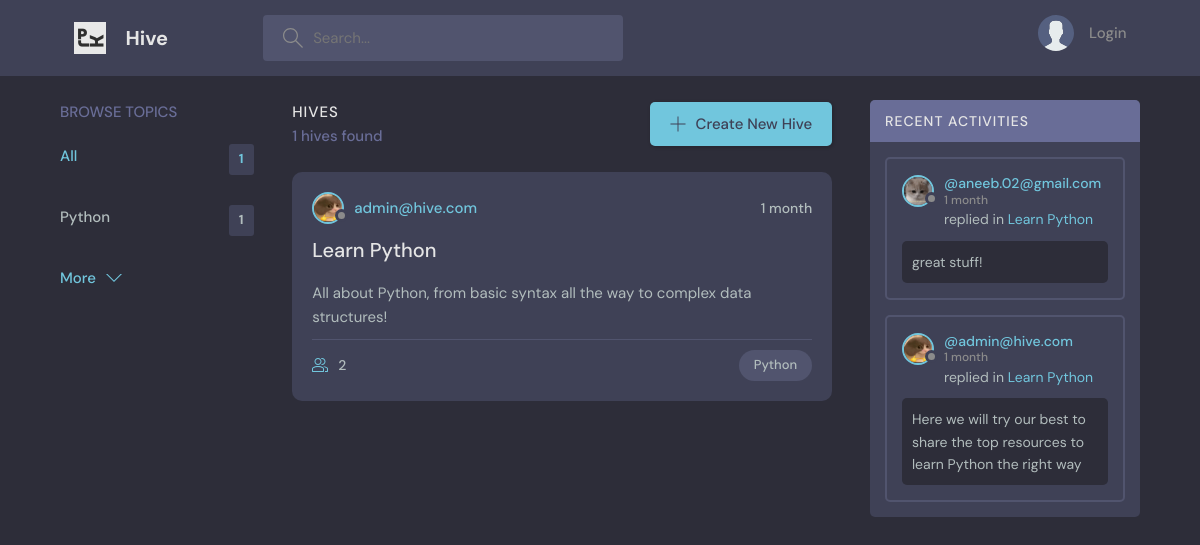
The app's page /?q=Python, older data.
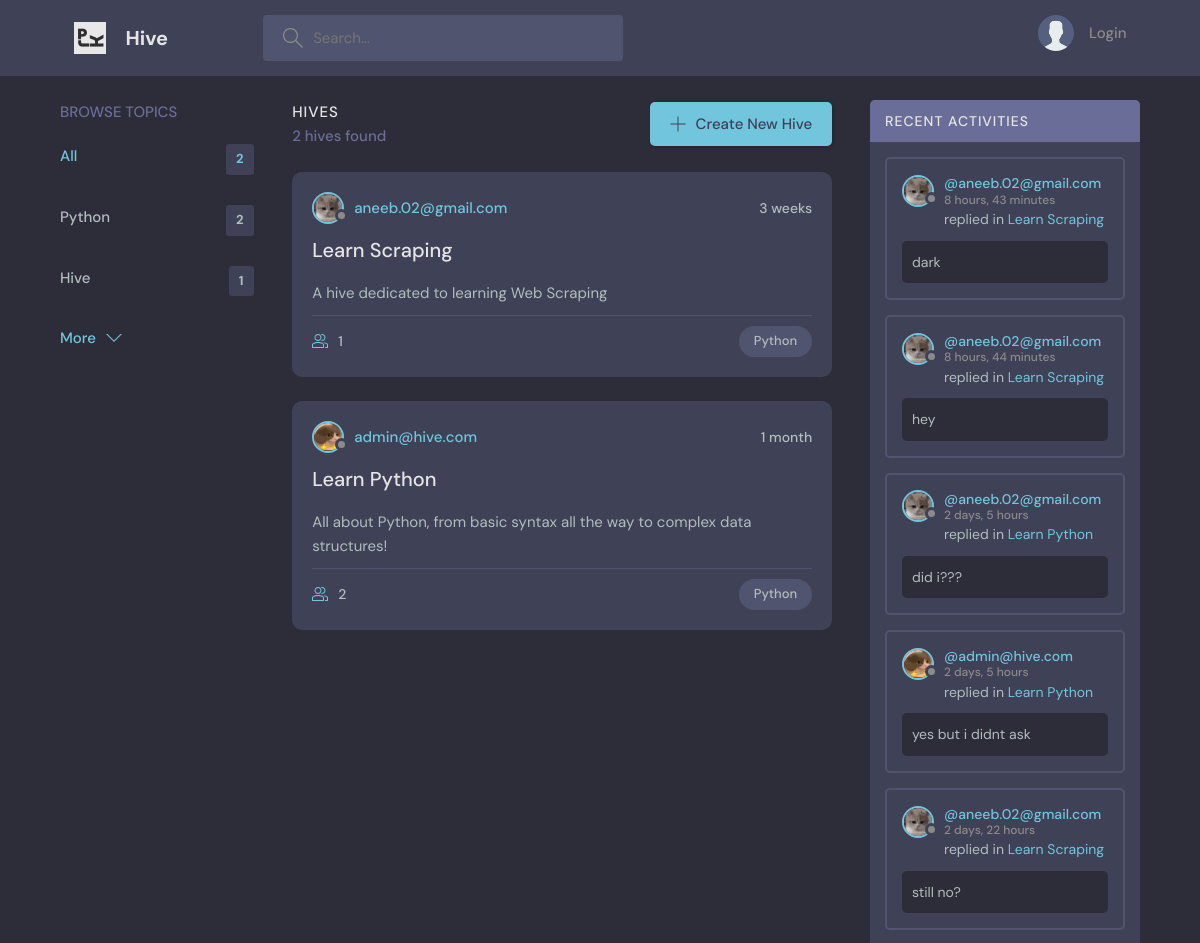
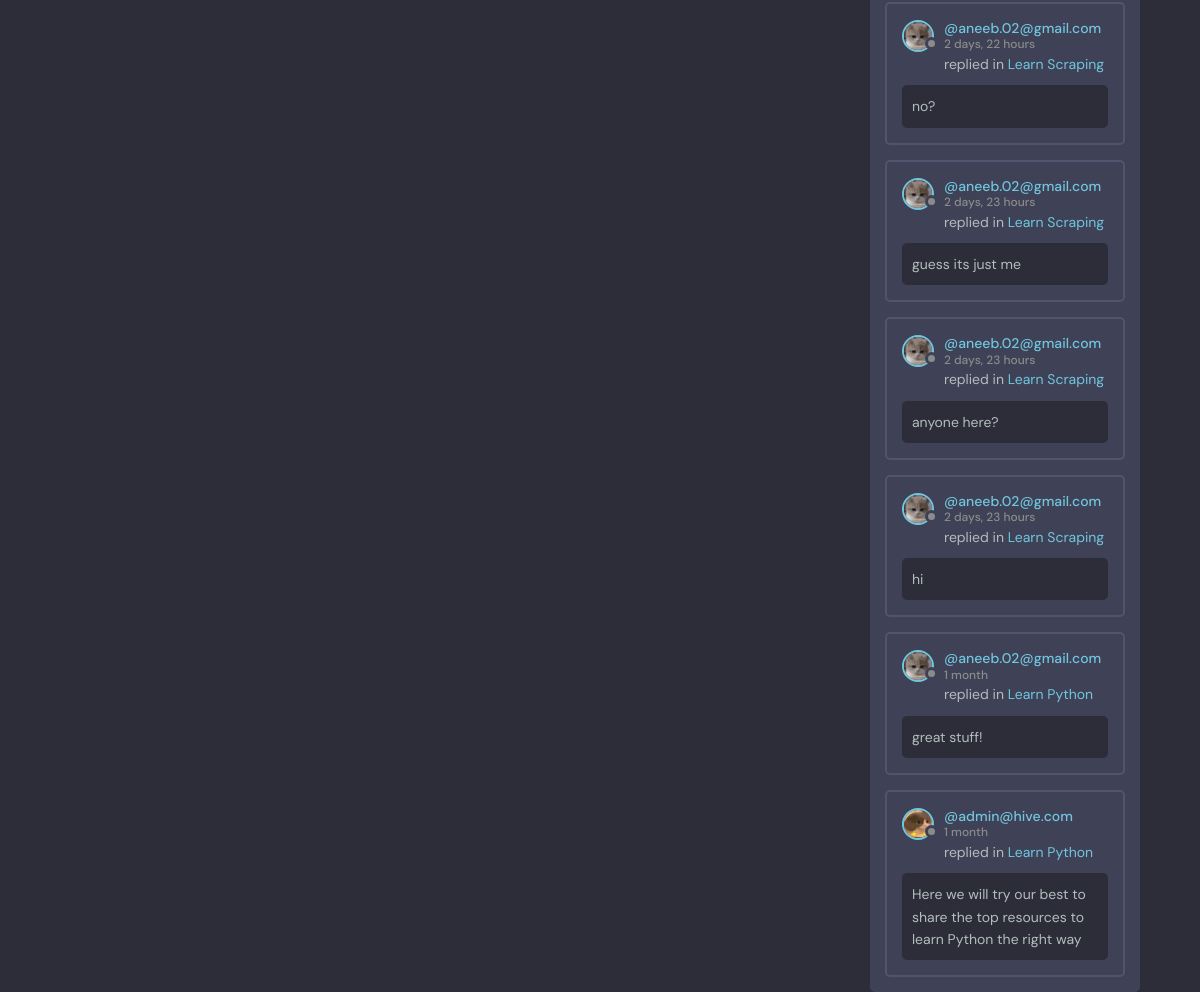
The same page, newer data (2 pictures, top to bottom).
### home/models.py (models this page shows, shortened)
class Topic(models.Model):
  name = models.CharField(max_length=150)
  def __str__(self):
    return self.name

class Hive(models.Model):
  creator = models.ForeignKey(User, on_delete=models.SET_NULL, null=True)
  topic = models.ForeignKey(Topic, on_delete=models.SET_NULL, null=True)
  buzz = models.CharField(max_length=150)
  details = models.TextField(null=True, blank=True)
  members = models.ManyToManyField(User, related_name='members', blank=True)
  updated = models.DateTimeField(auto_now=True) #auto timestamp
  created_at = models.DateTimeField(auto_now_add=True)
  class Meta:
    ordering = ['-updated', '-created_at']
  def __str__(self):
    return self.buzz

class User(AbstractUser):
  name = models.CharField(max_length=200, null=True)
  email = models.EmailField(unique=True, null=True)
  bio = models.TextField(null=True)
  avatar = models.ImageField(null=True, default='avatar.svg')
  USERNAME_FIELD = 'email'
  REQUIRED_FIELDS = []

class Message(models.Model):
  user = models.ForeignKey(User, on_delete=models.CASCADE)
  hive = models.ForeignKey(Hive, on_delete=models.CASCADE) #delete all msgs with the room
  body = models.TextField()
  updated = models.DateTimeField(auto_now=True) #auto timestamp
  created_at = models.DateTimeField(auto_now_add=True)
  class Meta:
    ordering = ['-updated', '-created_at']

### home/views.py (the view)
# urls.py: path('', views.home, name="homepage"),
def home(request):
  q = request.GET.get('q') if request.GET.get('q') else ''
  q = urllib.parse.unquote(q)
  hives = Hive.objects.filter(
    Q(topic__name__icontains = q) |
    Q(buzz__icontains = q) |
    Q(details__icontains = q)
  )
  topics = Topic.objects.all()
  chats = Message.objects.filter(
    Q(hive__topic__name__icontains = q)
  )
  hive_count = hives.count()
  topic_count = topics.count()
  context = {'hives': hives, 'topics': topics, 'topic_count': topic_count, 'hive_count': hive_count, "q": q, "chats": chats}
  return render(request, 'home/home.html', context)

### home/templates/home/home.html (shortened to what this page needs)
{% extends 'main.html' %}
{% block content %}
    <main class="layout layout--3">
      <div class="container">
       {% include 'home/topic_comps.html' %}
        <div class="roomList">
          <div class="roomList__header">
            <div>
              <h2>Hives</h2>
              <p>{{hive_count}} hives found</p>
            </div>
            <a class="btn btn--main" href="{% url 'create-hive'%}">
              <svg version="1.1" xmlns="http://www.w3.org/2000/svg" width="32" height="32" viewBox="0 0 32 32">
                <title>add</title>
                <path
                  d="M16.943 0.943h-1.885v14.115h-14.115v1.885h14.115v14.115h1.885v-14.115h14.115v-1.885h-14.115v-14.115z"
                ></path>
              </svg>
              Create New Hive
            </a>
          </div>
          {% include 'home/feed_comps.html' %}
        </div>
        <div class="activities">
          <div class="activities__header">
            <h2>Recent Activities</h2>
          </div>
          {% include 'home/activity_comps.html' %}
        </div>
      </div>
    </main>
{% endblock content%}

### home/templates/home/topic_comps.html (shortened to what this page needs)
      <div class="topics">
        <div class="topics__header">
          <h2>Browse Topics</h2>
        </div>
        <ul class="topics__list">
          <li>
            <a href="{% url 'homepage' %}" class="active">All <span>{{topics.count}}</span></a>
          </li>
          {% for topic in topics %}
          <li>
            <a href="{% url 'homepage' %}?q={{ topic.name }}">{{ topic.name }} <span>{{ topic.hive_set.count }}</span></a>
          </li>
          {% endfor %}
        </ul>
        <a class="btn btn--link" href="topics.html">
          More
          <svg version="1.1" xmlns="http://www.w3.org/2000/svg" width="32" height="32" viewBox="0 0 32 32">
            <title>chevron-down</title>
            <path d="M16 21l-13-13h-3l16 16 16-16h-3l-13 13z"></path>
          </svg>
        </a>
      </div>

### home/templates/home/feed_comps.html (shortened to what this page needs)
{% for hive in hives %}
<div class="roomListRoom">
  <div class="roomListRoom__header">
    <a href="{%url 'user-profile' hive.creator.id %}" class="roomListRoom__author">
      <div class="avatar avatar--small">
        <img src="{{hive.creator.avatar.url}}" />
      </div>
      <span>{{hive.creator}}</span>
    </a>
    <div class="roomListRoom__actions">
      <span>{{hive.created_at | timesince}}</span>
    </div>
  </div>
  <div class="roomListRoom__content">
    <a href="{% url 'hive' hive.id%}">{{hive.buzz}}</a>
    <p>
      {{hive.details}}
    </p>
  </div>
  <div class="roomListRoom__meta">
    <a href="room.html" class="roomListRoom__joined">
      {{hive.members.count}}
    </a>
    <p class="roomListRoom__topic">{{hive.topic}}</p>
  </div>
</div>
{% endfor %}

### home/templates/home/activity_comps.html (shortened to what this page needs)
{% for chat in chats %}
<div class="activities__box">
  <div class="activities__boxHeader roomListRoom__header">
    <a href="{% url 'user-profile' chat.user.id%}" class="roomListRoom__author">
      <div class="avatar avatar--small">
        <img src="{{chat.user.avatar.url}}" />
      </div>
      <p>
        @{{chat.user}}
        <span>{{chat.created_at|timesince}}</span>
      </p>
    </a>
  </div>
  <div class="activities__boxContent">
    <p>replied in <a href="{% url 'hive' chat.hive.id %}">{{chat.hive}}</a></p>
    <div class="activities__boxRoomContent">
      {{chat.body}}
    </div>
  </div>
</div>
{% endfor %}

Row changes from the older to the newer data that the page shows:
computed for Topic "Python": hive_set.count "1" → "2"
added Topic: name "Hive", hive_set.count "1"
added Hive: creator.avatar (picture), creator "aneeb.02@gmail.com", created_at "3 weeks", buzz "Learn Scraping", details "A hive dedicated to learning Web Scraping", members.count "1", topic "Python"
added Message: user.avatar (picture), user "aneeb.02@gmail.com", created_at "8 hours, 43 minutes", hive "Learn Scraping", body "dark"
added Message: user.avatar (picture), user "aneeb.02@gmail.com", created_at "8 hours, 44 minutes", hive "Learn Scraping", body "hey"
added Message: user.avatar (picture), user "aneeb.02@gmail.com", created_at "2 days, 5 hours", hive "Learn Python", body "did i???"
added Message: user.avatar (picture), user "admin@hive.com", created_at "2 days, 5 hours", hive "Learn Python", body "yes but i didnt ask"
added Message: user.avatar (picture), user "aneeb.02@gmail.com", created_at "2 days, 22 hours", hive "Learn Scraping", body "still no?"
added Message: user.avatar (picture), user "aneeb.02@gmail.com", created_at "2 days, 22 hours", hive "Learn Scraping", body "no?"
added Message: user.avatar (picture), user "aneeb.02@gmail.com", created_at "2 days, 23 hours", hive "Learn Scraping", body "guess its just me"
added Message: user.avatar (picture), user "aneeb.02@gmail.com", created_at "2 days, 23 hours", hive "Learn Scraping", body "anyone here?"
added Message: user.avatar (picture), user "aneeb.02@gmail.com", created_at "2 days, 23 hours", hive "Learn Scraping", body "hi"
Text that changed along with them:
{{ topics.count }}: "1" → "2"
{{ hive_count }}: "1" → "2"
